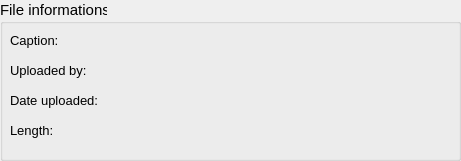
  <widget class="QGroupBox" name="groupBox">
   <property name="geometry">
    <rect>
     <x>20</x>
     <y>70</y>
     <width>461</width>
     <height>161</height>
    </rect>
   </property>
   <property name="font">
    <font>
     <pointsize>11</pointsize>
    </font>
   </property>
   <property name="title">
    <string>File informations</string>
   </property>
   <widget class="QLabel" name="label_2">
    <property name="geometry">
     <rect>
      <x>10</x>
      <y>30</y>
      <width>441</width>
      <height>21</height>
     </rect>
    </property>
    <property name="font">
     <font>
      <pointsize>10</pointsize>
     </font>
    </property>
    <property name="text">
     <string>Caption:</string>
    </property>
   </widget>
   <widget class="QLabel" name="label_3">
    <property name="geometry">
     <rect>
      <x>10</x>
      <y>60</y>
      <width>441</width>
      <height>21</height>
     </rect>
    </property>
    <property name="font">
     <font>
      <pointsize>10</pointsize>
     </font>
    </property>
    <property name="text">
     <string>Uploaded by:</string>
    </property>
   </widget>
   <widget class="QLabel" name="label_4">
    <property name="geometry">
     <rect>
      <x>10</x>
      <y>90</y>
      <width>441</width>
      <height>21</height>
     </rect>
    </property>
    <property name="font">
     <font>
      <pointsize>10</pointsize>
     </font>
    </property>
    <property name="text">
     <string>Date uploaded:</string>
    </property>
   </widget>
   <widget class="QLabel" name="label_5">
    <property name="geometry">
     <rect>
      <x>10</x>
      <y>120</y>
      <width>441</width>
      <height>21</height>
     </rect>
    </property>
    <property name="font">
     <font>
      <pointsize>10</pointsize>
     </font>
    </property>
    <property name="text">
     <string>Length:</string>
    </property>
   </widget>
  </widget>
